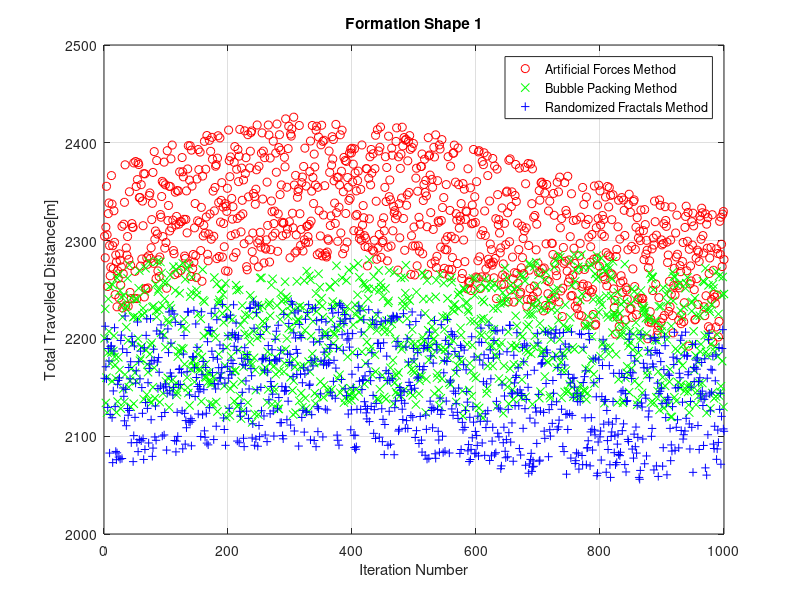
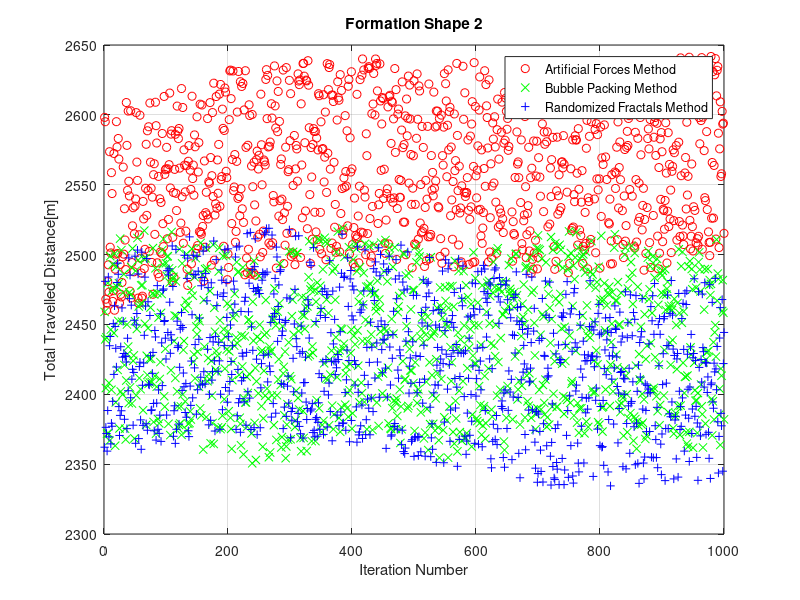

Reproduce these figures in MATLAB, in order.
close all
clear all
clc
iteration_count = 1000;


artificial_forces_t_1  =2220;
bubble_packing_t_1     =2118;
randomized_fractals_t_1 = 2069;

artificial_forces_t_2  =2456;
bubble_packing_t_2     =2358;
randomized_fractals_t_2 = 2349;


%artificial_forces_g_1  =0.22;
%bubble_packing_g_1     =0.24;
%randomized_fractals_g_1 = 0.35;

%artificial_forces_g_2  =0.19;
%bubble_packing_g_2     =0.22;
%randomized_fractals_g_2 = 0.47;

noise_amplitude = 150.3;
a_t1 = noise_amplitude * rand(iteration_count,1);
b_t1 = noise_amplitude * rand(iteration_count,1);
r_t1 = noise_amplitude * rand(iteration_count,1);
a_t2 = noise_amplitude * rand(iteration_count,1);
b_t2 = noise_amplitude * rand(iteration_count,1);
r_t2 = noise_amplitude * rand(iteration_count,1);

%a_g1 = noise_amplitude * rand(iteration_count,1);
%b_g1 = noise_amplitude * rand(iteration_count,1);
%r_g1 = noise_amplitude * rand(iteration_count,1);
%a_g2 = noise_amplitude * rand(iteration_count,1);
%b_g2 = noise_amplitude * rand(iteration_count,1);
%r_g2 = noise_amplitude * rand(iteration_count,1);

f1 = 0.1;
f2 = 0.3;
f3 = 0.1;
fy = 1 / 15;
fr = 0.05;
amplitude = 10.02;

sampling = 100;
i = 1/sampling : 1/sampling : iteration_count/sampling;

%shape 1 
a_f_t = amplitude * sin(2*pi*f1*i) + amplitude * sin(2*pi*fr*i) + amplitude*4 * sin(2*pi*fy*i);
b_f_t = amplitude * sin(2*pi*f2*i) + amplitude * sin(2*pi*(fr-0.02)*i);
r_f_t = amplitude * sin(2*pi*f3*i) + amplitude * sin(2*pi*(fr+0.02)*i);


AT1 = artificial_forces_t_1   * ones(iteration_count,1) + a_t1 + a_f_t';
BT1 = bubble_packing_t_1      * ones(iteration_count,1) + b_t1 + b_f_t';
RT1 = randomized_fractals_t_1 * ones(iteration_count,1) + r_t1 + r_f_t';
figure
plot(AT1,'ro')
hold on
grid on
plot(BT1,'gx')
plot(RT1, 'b+')
legend('Artificial Forces Method','Bubble Packing Method','Randomized Fractals Method')
xlabel('Iteration Number')
ylabel('Total Travelled Distance[m]')
title('Formation Shape 1')

% a_f_g = amplitude * sin(2*pi*(f1-0.04)*i) + amplitude * sin(2*pi*fr*i);
% b_f_g = amplitude * sin(2*pi*(f2+0.02)*i) + amplitude * sin(2*pi*(fr+0.02)*i);
% r_f_g = amplitude * sin(2*pi*(f3-0.1)*i) + amplitude * sin(2*pi*(fr-0.02)*i);
% 
% 
% AG1 = artificial_forces_g_1   * ones(iteration_count,1) + a_g1 + a_f_g';
% BG1 = bubble_packing_g_1      * ones(iteration_count,1) + b_g1 + b_f_g';
% RG1 = randomized_fractals_g_1 * ones(iteration_count,1) + r_g1 + r_f_g';
% figure
% plot(AG1,'ro')
% hold on
% grid on
% plot(BG1,'gx')
% plot(RG1, 'b+')
% legend('Artificial Forces Method','Bubble Packing Method','Randomized Fractals Method')
% xlabel('Iteration Number')
% ylabel('Geometrical Mesh Irregularity')
% title('Formation Shape 1')
%shape 1

%shape 2 
a_f_t = amplitude * sin(2*pi*f1*i) + amplitude * sin(2*pi*fr*i) + amplitude*4 * sin(2*pi*fy*0.3*i);
b_f_t = amplitude * sin(2*pi*f2*i) + amplitude * sin(2*pi*(fr-0.04)*i);
r_f_t = amplitude * sin(2*pi*f3*i) + amplitude * sin(2*pi*(fr+0.03)*i);

AT2 = artificial_forces_t_2   * ones(iteration_count,1) + a_t2 + a_f_t';
BT2 = bubble_packing_t_2      * ones(iteration_count,1) + b_t2 + b_f_t';
RT2 = randomized_fractals_t_2 * ones(iteration_count,1) + r_t2 + r_f_t';
figure
plot(AT2,'ro')
hold on
grid on
plot(BT2,'gx')
plot(RT2, 'b+')
legend('Artificial Forces Method','Bubble Packing Method','Randomized Fractals Method')
xlabel('Iteration Number')
ylabel('Total Travelled Distance[m]')
title('Formation Shape 2')

% a_f_g = amplitude * sin(2*pi*(f1-0.07)*i) + amplitude * sin(2*pi*fr*i);
% b_f_g = amplitude * sin(2*pi*(f2+0.01)*i) + amplitude * sin(2*pi*(fr+0.01)*i);
% r_f_g = amplitude * sin(2*pi*(f3-0.2)*i) + amplitude * sin(2*pi*(fr-0.05)*i);
% 
% 
% AG2 = artificial_forces_g_2   * ones(iteration_count,1) + a_g2 + a_f_g';
% BG2 = bubble_packing_g_2      * ones(iteration_count,1) + b_g2 + b_f_g';
% RG2 = randomized_fractals_g_2 * ones(iteration_count,1) + r_g2 + r_f_g';
% figure
% plot(AG2,'ro')
% hold on
% grid on
% plot(BG2,'gx')
% plot(RG2, 'b+')
% legend('Artificial Forces Method','Bubble Packing Method','Randomized Fractals Method')
% xlabel('Iteration Number')
% ylabel('Geometrical Mesh Irregularity')
% title('Formation Shape 2')
%shape 2

